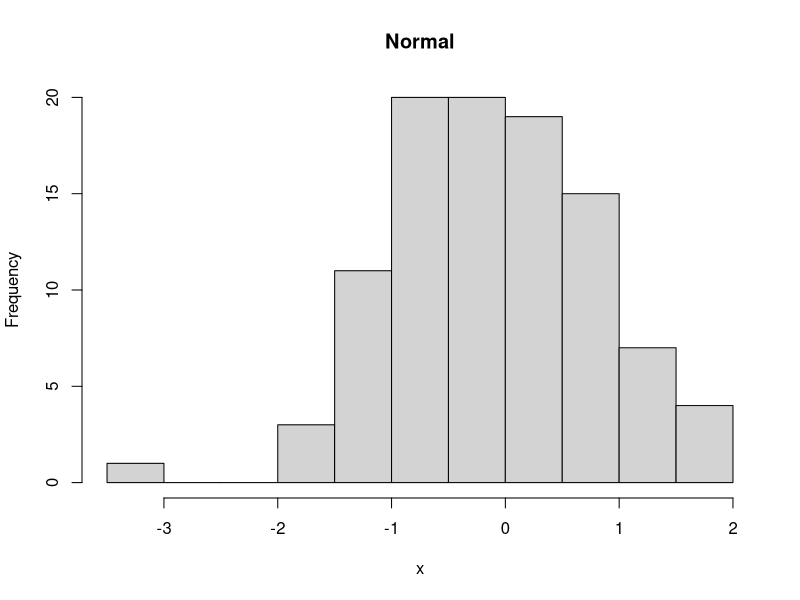
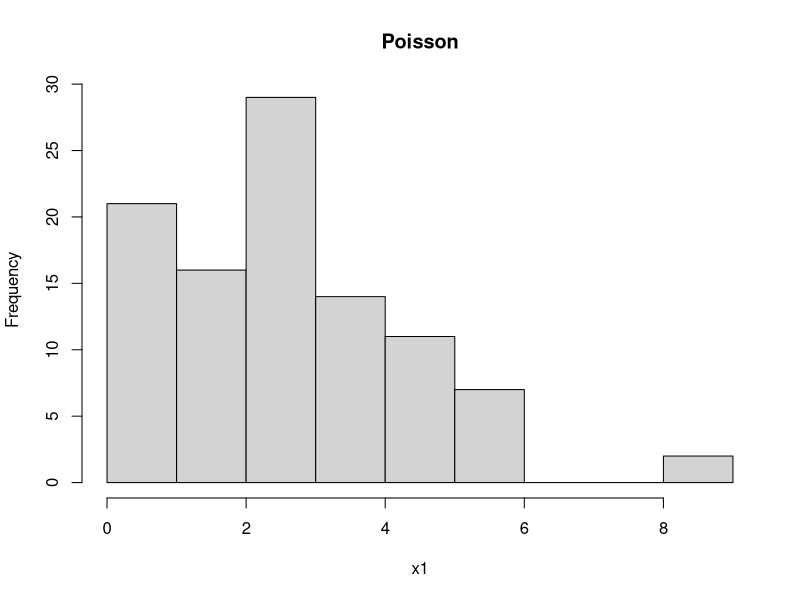
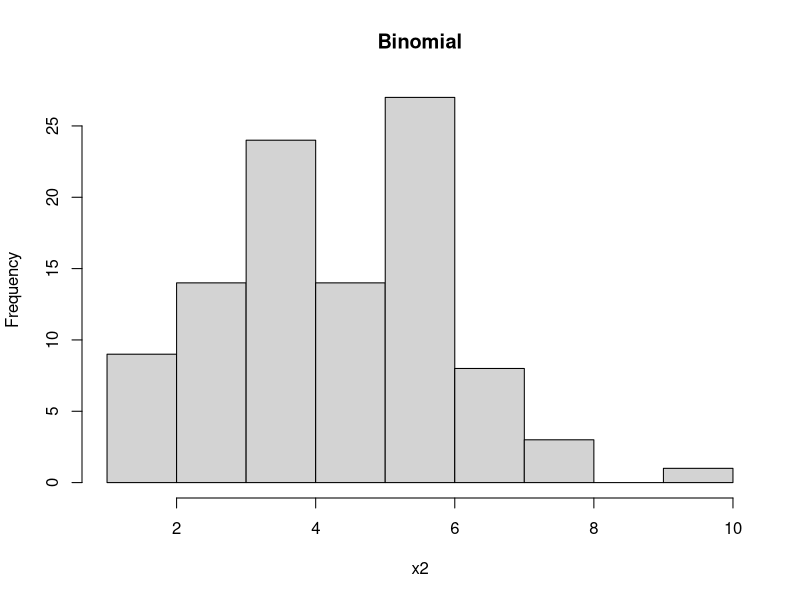

Source code (R) for these figures, in order:
## ---- chunk 1
knitr::opts_chunk$set(echo = TRUE)
## ---- chunk 2
x <- rnorm(100)
hist(x, main = "Normal")
## ---- chunk 3
x1 <- rpois(100, 3)
hist(x1, main = "Poisson")
## ---- chunk 4
x2 <- rbinom(100, 10, 0.5)
hist(x2, main = "Binomial")
